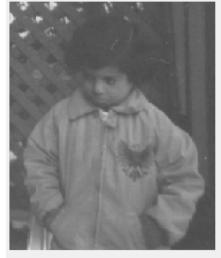
#> input picture dip/pout-dark.jpg, 221 x 258 px
$ python histmatch.py
#> lines starting #> are read from the running program, lines starting #| are printed output that depends on the picture
import cv2
import numpy as np
import matplotlib.pyplot as plt

# Load the images
img_dark = cv2.imread('pout-dark.jpg', 0)
#> img_dark is the input picture: shape (258, 221); min 70, max 255, mean 123.5
img_bright = cv2.imread('pout-bright.jpg', 0)
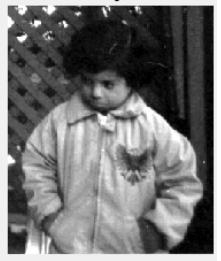
#> input picture dip/pout-bright.jpg, 221 x 261 px
#> img_bright is the input picture: shape (261, 221); min 0, max 255, mean 114.2

# Create a CLAHE object for histogram equalization
clahe = cv2.createCLAHE(clipLimit=2.0, tileGridSize=(8,8))

# Apply histogram equalization to the reference image
equalized_ref_img = clahe.apply(img_bright)
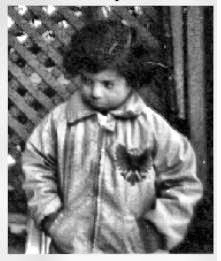
#> equalized_ref_img: shape (261, 221); min 1, max 255, mean 124.2

# Get the histogram of the input and reference images
hist_input = cv2.calcHist([img_dark], [0], None, [256], [0,256])
#> hist_input = 256 values, max 1984 at index 240, min 0 at index 0, mean 222.7
hist_ref = cv2.calcHist([equalized_ref_img], [0], None, [256], [0,256])
#> hist_ref = 256 values, max 724 at index 255, min 0 at index 0, mean 225.3

# Normalize the histograms
hist_input_norm = hist_input / np.sum(hist_input)
#> hist_input_norm = 256 values, max 0.0348 at index 240, min 0 at index 0, mean 0.00391
hist_ref_norm = hist_ref / np.sum(hist_ref)
#> hist_ref_norm = 256 values, max 0.0126 at index 255, min 0 at index 0, mean 0.00391

# Compute the cumulative distribution functions (CDFs)
cdf_input = np.cumsum(hist_input_norm)
#> cdf_input = 256 values from 0 to 1
cdf_ref = np.cumsum(hist_ref_norm)
#> cdf_ref = 256 values from 0 to 1

# Compute the mapping function
mapping = np.zeros((256,), dtype=np.uint8)
for i in range(256):
    j = 255
    while j >= 0 and cdf_input[i] <= cdf_ref[j]:
        j -= 1
    mapping[i] = j

# Apply the mapping function to the input image
matched_img = cv2.LUT(img_dark, mapping)
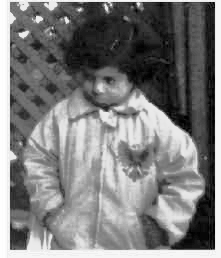
#> matched_img: shape (258, 221); min 0, max 254, mean 124.9

# Display the input, reference, and matched images
plt.subplot(1,3,1)
plt.imshow(img_dark, cmap='gray')
plt.title('Input Image')
plt.xticks([]), plt.yticks([])

plt.subplot(1,3,2)
plt.imshow(equalized_ref_img, cmap='gray')
plt.title('Reference Image')
plt.xticks([]), plt.yticks([])

plt.subplot(1,3,3)
plt.imshow(matched_img, cmap='gray')
plt.title('Matched Image')
plt.xticks([]), plt.yticks([])

plt.show()
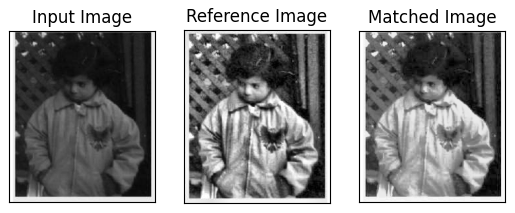
#> figure drawn by matplotlib, 3 panels
